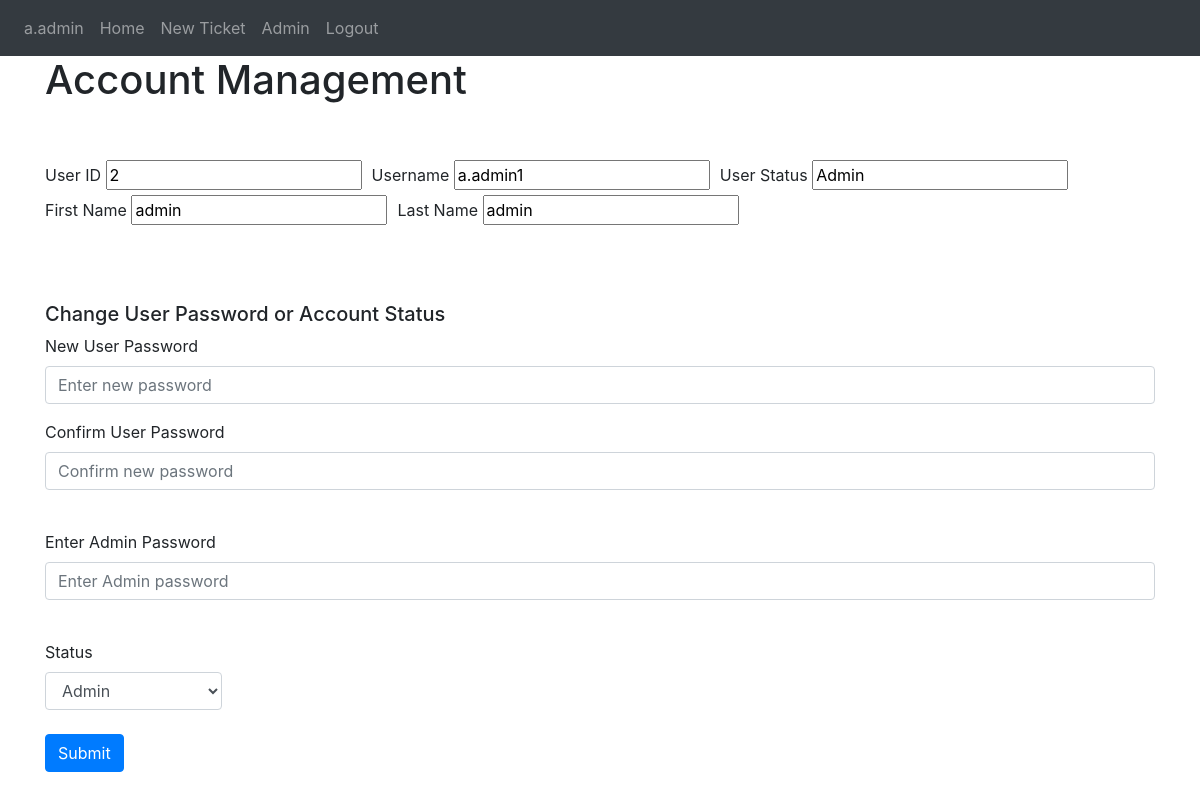
Page /chng/2 (signed in) on the committed database.
### Website/models.py (models this page shows)
class User(db.Model, UserMixin):
    id = db.Column(db.Integer, primary_key=True)
    username = db.Column(db.String(100), unique=True) #automatically generated to f.lname
    fname = db.Column(db.String(100))
    lname = db.Column(db.String(100))
    user_status = db.Column(db.Integer) #0 is deactivated, 1 is user, 2 is admin
    password_hash = db.Column(db.String(150))
    user_entries = db.relationship('Entry', backref='owner')

### Website/auth.py (the view, shortened to what this page needs)
@auth.route('/chng', defaults={'usr' : 0}, methods=['GET', 'POST'])
@auth.route('/chng/<int:usr>', methods=['GET', 'POST'])
@login_required
def chng(usr):
    return render_template("chng.html", user=current_user, usr=User.query.filter_by(id=usr).first())

### Website/__init__.py (called while the page is built)
def create_app():
    app = Flask(__name__)
    app.config['SECRET_KEY'] = "SuperSecretKey"
    app.config['SQLALCHEMY_DATABASE_URI'] = f'sqlite:///{DB_NAME}'
    db.init_app(app)
    from .views import views
    from .auth import auth
    app.register_blueprint(views, url_prefix='/')
    app.register_blueprint(auth, url_prefix='/')
    from .models import User, Ticket, Entry
    create_database(app)
    login_manager = LoginManager()
    login_manager.login_view = 'auth.login'
    login_manager.init_app(app)
    @login_manager.user_loader
    def load_user(id):
        return User.query.get(int(id))
    return app

### Website/templates/chng.html (shortened to what this page needs)
{% extends "base.html" %}
{% block content%} <h1> Account Management</h1>
    <br><br>
    <div class="form-row align-items-center">
        <div class="col-auto">
          <label>User ID</label>
          <input type="text" value = "{{usr.id}}" readonly>
        </div>
        <div class="col-auto">
            <label>Username</label>
            <input type="text" value = "{{usr.username}}" readonly>
          </div>
          <div class="col-auto">
            <label>User Status</label>
            <input type="text" value = "{% if usr.user_status == 0 %}Deactivated{% elif usr.user_status == 1%}User{% elif usr.user_status == 2%}Admin{% endif %}" readonly>
          </div>
      </div>
      <div class="form-row align-items-center">
        <div class="col-auto">
            <label>First Name</label>
            <input type="text" value = "{{usr.fname}}" readonly>
          </div>
          <div class="col-auto">
            <label>Last Name</label>
            <input type="text" value = "{{usr.lname}}" readonly>
          </div>
      </div>
    <br /><br /><br />
        <form method="POST">
            <h5 align="left"> Change User Password or Account Status </h5>
            <div class="form-group">
                <label for="password1"> New User Password</label>
                <input
                    type="password"
                    class="form-control"
                    id="password1"
                    name="password1"
                    placeholder="Enter new password"
                />
            </div>
            <div class="form-group">
                <label for="password2"> Confirm User Password</label>
                <input
                    type="password"
                    class="form-control"
                    id="password2"
                    name="password2"
                    placeholder="Confirm new password"
                />
            </div>
            <br />
            <div class="form-group">
                <label for="currentpwd"> Enter Admin Password </label>
                <input
                    type="password"
                    class="form-control"
                    id="currentpwd"
                    name="currentpwd"
                    placeholder="Enter Admin password"
                />
            <br />
            </div>
            <div class="form-row align-items-center">
                <div class="col-2">
                <label for="status">Status</label>
                <select id="status" class="form-control" name="status">
                    {% if usr.user_status == 2 %}
                    <option value='2'selected>Admin</option>
                    {% elif usr.user_status == 1 %}
                    <option value='0'>Deactivated</option>
                    <option value='1' selected>User</option>
                    <option value='2'>Admin</option>
                    {%else%}
                    <option value='0' selected>Deactivated</option>
                    <option value='1'>User</option>
                    <option value='2'>Admin</option>
                    {%endif%}
                </select>
                <br>
                <button type="submit" class="btn btn-primary">Submit</button>
            </div>
            </div>
        </form>
{%endblock%}

### Website/templates/base.html (shortened to what this page needs)
<!DOCTYPE html>
<html>
  <head>
    <link
      rel="stylesheet"
      href="https://stackpath.bootstrapcdn.com/bootstrap/4.4.1/css/bootstrap.min.css"
    />
    <link
      rel="stylesheet"
      href="https://stackpath.bootstrapcdn.com/font-awesome/4.7.0/css/font-awesome.min.css"
    />
  </head>
  <body>
    <nav class="navbar navbar-expand-lg navbar-dark bg-dark">
      <div class="collapse navbar-collapse" id="navbar">
        <div class="navbar-nav">
            {% if user.is_authenticated %}
            <a class="nav-item nav-link" id="user" href="/userpage">{{user.username}}</a>
            <a class="nav-item nav-link" id="home" href="/">Home</a>
            <a class="nav-item nav-link" id="adduser" href="/ticket">New Ticket</a>
            {% if user.user_status == 2 %}
            <a class="nav-item nav-link" id="login" href="/admin">Admin</a>
            {% endif %}
            <a class="nav-item nav-link" id="logout" href="/logout">Logout</a>
            {% else %}
            <a class="nav-item nav-link" id="login" href="/login">Login</a>
            {% endif %}
        </div>
       </div>
    </nav>
    <div class="container">
        {% block content%}
        {%endblock%}
    </div>
  </body>
</html>

### rows in the picture
User: username "a.admin"
User: id "2", username "a.admin1", user_status "Admin", fname "admin", lname "admin", status "Admin"
